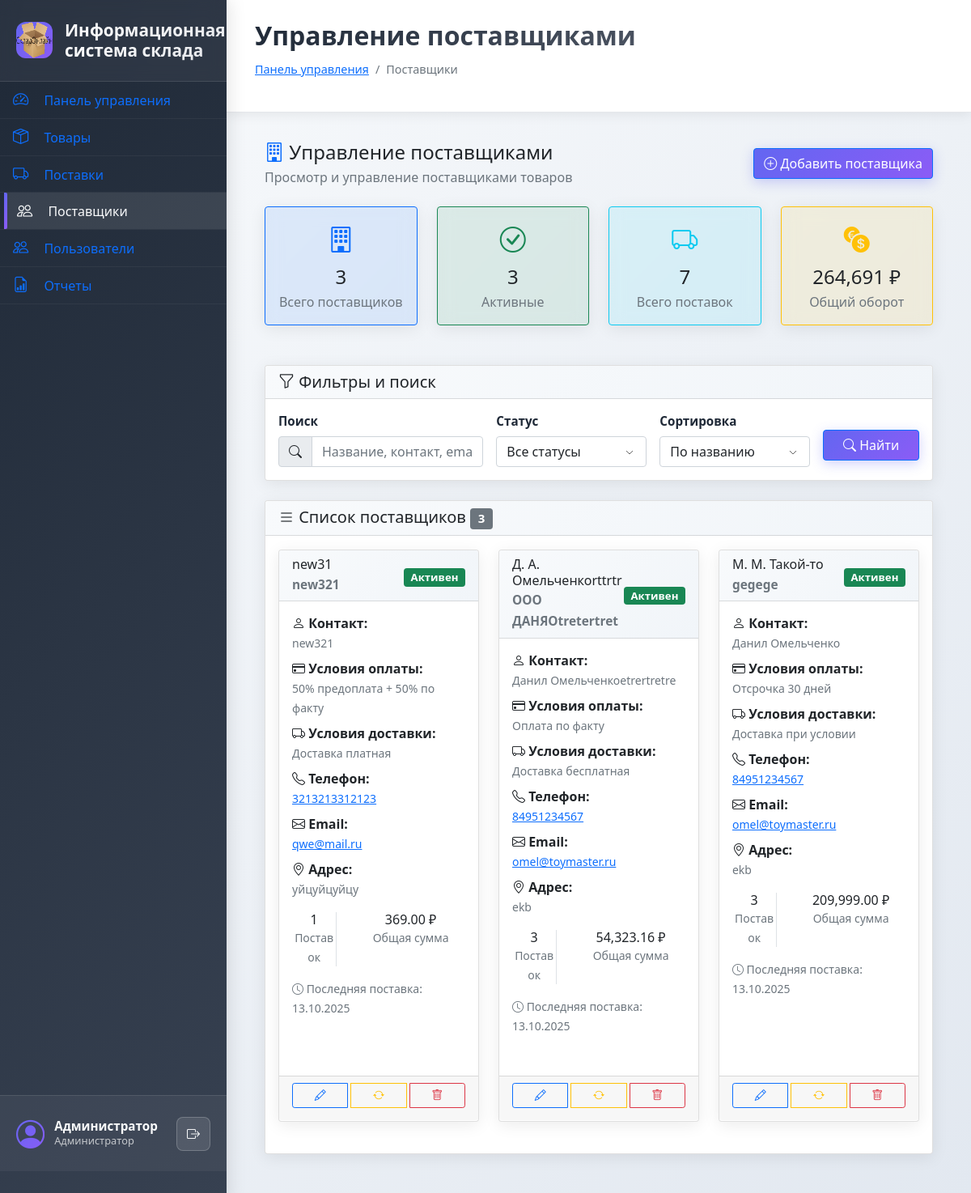
Page /suppliers.php (signed in) on the committed database.
### tables this page shows
CREATE TABLE `suppliers` (
  `id` int NOT NULL,
  `supplier_code` varchar(20) NOT NULL,
  `full_name` varchar(100) NOT NULL,
  `company_name` varchar(100) DEFAULT NULL,
  `phone` varchar(20) DEFAULT NULL,
  `email` varchar(100) DEFAULT NULL,
  `address` text,
  `payment_terms` varchar(50) DEFAULT 'prepayment',
  `delivery_terms` varchar(50) DEFAULT 'pickup',
  `notes` text,
  `contact_person` varchar(100) DEFAULT NULL,
  `is_active` tinyint(1) DEFAULT '1',
  `created_at` timestamp NULL DEFAULT CURRENT_TIMESTAMP
);

CREATE TABLE `deliveries` (
  `id` int NOT NULL,
  `delivery_code` varchar(20) NOT NULL,
  `supplier_id` int NOT NULL,
  `status` enum('pending','in_transit','completed','cancelled') NOT NULL DEFAULT 'pending',
  `order_date` date NOT NULL,
  `expected_date` date DEFAULT NULL,
  `actual_date` date DEFAULT NULL,
  `total_amount` decimal(12,2) DEFAULT '0.00',
  `notes` text,
  `created_by` int NOT NULL
);

### suppliers.php (the view, shortened to what the rows shown need)
<?php
require_once 'includes/config.php';
require_once 'classes/Database.php';
require_once 'classes/Supplier.php';
require_once 'classes/Delivery.php';
$supplier = new Supplier();
$delivery = new Delivery();
$filters = [];
$suppliers = $supplier->getAll($filters);
foreach ($suppliers as $key => $sup) {
    $suppliers[$key]['deliveries_count'] = $delivery->getCountBySupplier($sup['id']);
    $suppliers[$key]['total_amount'] = $delivery->getTotalAmountBySupplier($sup['id']);
    $suppliers[$key]['last_delivery'] = $delivery->getLastDeliveryBySupplier($sup['id']);
}
$sortFilter = $_GET['sort'] ?? 'name';
switch ($sortFilter) {
    default:
        usort($suppliers, fn($a, $b) => strcasecmp($a['name'] ?? '', $b['name'] ?? ''));
        break;
}
include 'includes/header.php';
$paymentTermsOptions = [
    'prepayment' => 'Предоплата 100%',
    '50_50' => '50% предоплата + 50% по факту',
    'postpayment' => 'Оплата по факту',
    'credit_30' => 'Отсрочка 30 дней',
    'credit_60' => 'Отсрочка 60 дней'
];
$deliveryTermsOptions = [
    'pickup' => 'Самовывоз',
    'delivery_paid' => 'Доставка платная',
    'delivery_free' => 'Доставка бесплатная',
    'delivery_conditional' => 'Доставка при условии'
];
?>
<div class="container-fluid">
    <div class="d-flex justify-content-between align-items-center mb-4">
        <div>
            <h2 class="h4 mb-1">
                <i class="bi bi-building text-primary"></i>
                Управление поставщиками
            </h2>
        </div>
    </div>
    <div class="card">
        <div class="card-body">
            <?php if (empty($suppliers)): ?>
                <div class="text-center py-4">
                    <i class="bi bi-inbox text-muted" style="font-size: 2rem;"></i>
                    <p class="text-muted mt-2">Поставщики не найдены</p>
                </div>
            <?php else: ?>
                <div class="row">
                    <?php foreach ($suppliers as $sup): ?>
                    <div class="col-lg-6 col-xl-4 mb-4">
                        <div class="card h-100">
                            <div class="card-header d-flex justify-content-between align-items-center">
                                <div>
                                    <h6 class="mb-0"><?= htmlspecialchars($sup['name'] ?? 'Без названия') ?></h6>
                                    <?php if (!empty($sup['company_name'])): ?>
                                        <small class="text-muted"><?= htmlspecialchars($sup['company_name']) ?></small>
                                    <?php endif; ?>
                                </div>
                                <div>
                                    <?php if (($sup['status'] ?? '') == 'active'): ?>
                                        <span class="badge bg-success">Активен</span>
                                    <?php else: ?>
                                        <span class="badge bg-secondary">Неактивен</span>
                                    <?php endif; ?>
                                </div>
                            </div>
                            <div class="card-body">
                                <div class="mb-2">
                                    <strong><i class="bi bi-person"></i> Контакт:</strong><br>
                                    <small class="text-muted"><?= htmlspecialchars($sup['contact_person']) ?></small>
                                </div>
                                <div class="mb-2">
                                    <strong><i class="bi bi-credit-card"></i> Условия оплаты:</strong><br>
                                    <small class="text-muted">
                                        <?= htmlspecialchars($paymentTermsOptions[$sup['payment_terms'] ?? 'prepayment'] ?? 'Не указано') ?>
                                    </small>
                                </div>
                                <div class="mb-2">
                                    <strong><i class="bi bi-truck"></i> Условия доставки:</strong><br>
                                    <small class="text-muted">
                                        <?= htmlspecialchars($deliveryTermsOptions[$sup['delivery_terms'] ?? 'pickup'] ?? 'Не указано') ?>
                                    </small>
                                </div>
                                <div class="mb-2">
                                    <strong><i class="bi bi-telephone"></i> Телефон:</strong><br>
                                    <small><a href="tel:<?= htmlspecialchars($sup['phone']) ?>"><?= htmlspecialchars($sup['phone']) ?></a></small>
                                </div>
                                <div class="mb-2">
                                    <strong><i class="bi bi-envelope"></i> Email:</strong><br>
                                    <small><a href="mailto:<?= htmlspecialchars($sup['email']) ?>"><?= htmlspecialchars($sup['email']) ?></a></small>
                                </div>
                                <div class="mb-3">
                                    <strong><i class="bi bi-geo-alt"></i> Адрес:</strong><br>
                                    <small class="text-muted"><?= htmlspecialchars($sup['address'] ?? 'Не указан') ?></small>
                                </div>
                                <div class="row text-center mb-3">
                                    <div class="col-4">
                                        <div class="border-end">
                                            <h6 class="mb-0"><?= $sup['deliveries_count'] ?></h6>
                                            <small class="text-muted">Поставок</small>
                                        </div>
                                    </div>
                                    <div class="col-8">
                                        <h6 class="mb-0"><?= number_format($sup['total_amount'], 2) ?> ₽</h6>
                                        <small class="text-muted">Общая сумма</small>
                                    </div>
                                </div>
                                <?php if ($sup['last_delivery']): ?>
                                <div class="mb-2">
                                    <small class="text-muted">
                                        <i class="bi bi-clock"></i> Последняя поставка:
                                        <?= date('d.m.Y', strtotime($sup['last_delivery']['order_date'])) ?>
                                    </small>
                                </div>
                                <?php endif; ?>
                            </div>
                            <?php if (isAdminOrSupervisor()): ?>
                            <div class="card-footer">
                                <div class="btn-group w-100">
                                    <button type="button" class="btn btn-outline-primary btn-sm"
                                            onclick="editSupplier(<?= htmlspecialchars(json_encode($sup)) ?>)"
                                            data-bs-toggle="modal" data-bs-target="#editSupplierModal">
                                        <i class="bi bi-pencil"></i>
                                    </button>
                                    <button type="button" class="btn btn-outline-warning btn-sm"
                                            onclick="toggleStatus(<?= (int)($sup['id'] ?? 0) ?>, '<?= htmlspecialchars($sup['name'] ?? '') ?>', '<?= $sup['status'] ?? '' ?>')">
                                        <i class="bi bi-arrow-repeat"></i>
                                    </button>
                                    <button type="button" class="btn btn-outline-danger btn-sm"
                                            onclick="deleteSupplier(<?= (int)($sup['id'] ?? 0) ?>, '<?= htmlspecialchars($sup['name'] ?? '') ?>')">
                                        <i class="bi bi-trash"></i>
                                    </button>
                                </div>
                            </div>
                            <?php endif; ?>
                        </div>
                    </div>
                    <?php endforeach; ?>
                </div>
            <?php endif; ?>
        </div>
    </div>
</div>
<?php include 'includes/footer.php'; ?>

### rows in the picture
suppliers: full_name "new31", company_name "new321", contact_person "new321", payment_terms "50% предоплата + 50% по факту", delivery_terms "Доставка платная", phone "3213213312123", email "qwe@mail.ru", address "уйцуйцуйцу", is_active "1", total_amount "369.00"
deliveries: order_date "13.10.2025"
suppliers: full_name "Д. А. Омельченкоrttrtr", company_name "ООО ДАНЯОtretertret", contact_person "Данил Омельченкоetrertretre", payment_terms "Оплата по факту", delivery_terms "Доставка бесплатная", phone "84951234567", email "omel@toymaster.ru", address "ekb", deliveries_count "3", total_amount "54,323.16"
deliveries: order_date "13.10.2025"
suppliers: full_name "М. М. Такой-то", company_name "gegege", contact_person "Данил Омельченко", payment_terms "Отсрочка 30 дней", delivery_terms "Доставка при условии", phone "84951234567", email "omel@toymaster.ru", address "ekb", deliveries_count "3", total_amount "209,999.00"
deliveries: order_date "13.10.2025"

### other values in the picture
APP_NAME "Информационная система склада"
getCurrentUser()['full_name'] "Администратор"
$pageTitle "Управление поставщиками"
$item['title'] "Панель управления"
$item['title'] "Поставщики"
count($suppliers) "3"
array_sum(array_column($suppliers, 'deliveries_count')) "7"
array_sum(array_column($suppliers, 'total_amount')) "264,691"
